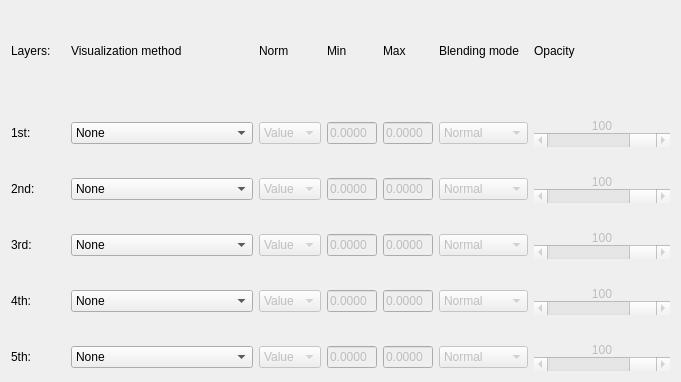
    <widget class="QWidget" name="gridLayoutWidget">
     <property name="geometry">
      <rect>
       <x>10</x>
       <y>220</y>
       <width>681</width>
       <height>382</height>
      </rect>
     </property>
     <layout class="QGridLayout" name="grid_layers" rowstretch="0,0,0,0,0,0" columnstretch="2,0,1,1,1,3,5" columnminimumwidth="2,0,1,1,1,3,5">
      <property name="sizeConstraint">
       <enum>QLayout::SetMinimumSize</enum>
      </property>
      <property name="horizontalSpacing">
       <number>6</number>
      </property>
      <property name="verticalSpacing">
       <number>28</number>
      </property>
      <item row="1" column="3">
       <widget class="QLineEdit" name="line1_min">
        <property name="enabled">
         <bool>false</bool>
        </property>
        <property name="sizePolicy">
         <sizepolicy hsizetype="Minimum" vsizetype="Fixed">
          <horstretch>0</horstretch>
          <verstretch>0</verstretch>
         </sizepolicy>
        </property>
        <property name="minimumSize">
         <size>
          <width>50</width>
          <height>0</height>
         </size>
        </property>
        <property name="text">
         <string>0.0000</string>
        </property>
        <property name="maxLength">
         <number>8</number>
        </property>
        <property name="placeholderText">
         <string>0.0</string>
        </property>
       </widget>
      </item>
      <item row="2" column="3">
       <widget class="QLineEdit" name="line2_min">
        <property name="enabled">
         <bool>false</bool>
        </property>
        <property name="sizePolicy">
         <sizepolicy hsizetype="Minimum" vsizetype="Fixed">
          <horstretch>0</horstretch>
          <verstretch>0</verstretch>
         </sizepolicy>
        </property>
        <property name="minimumSize">
         <size>
          <width>50</width>
          <height>0</height>
         </size>
        </property>
        <property name="text">
         <string>0.0000</string>
        </property>
        <property name="maxLength">
         <number>8</number>
        </property>
        <property name="frame">
         <bool>true</bool>
        </property>
       </widget>
      </item>
      <item row="1" column="0">
       <widget class="QLabel" name="label_55">
        <property name="text">
         <string>1st:</string>
        </property>
       </widget>
      </item>
      <item row="3" column="2">
       <widget class="QComboBox" name="combo3_norm">
        <property name="enabled">
         <bool>false</bool>
        </property>
        <item>
         <property name="text">
          <string>Value</string>
         </property>
        </item>
        <item>
         <property name="text">
          <string>Perc</string>
         </property>
        </item>
       </widget>
      </item>
      <item row="0" column="3">
       <widget class="QLabel" name="label_67">
        <property name="sizePolicy">
         <sizepolicy hsizetype="Preferred" vsizetype="Minimum">
          <horstretch>0</horstretch>
          <verstretch>0</verstretch>
         </sizepolicy>
        </property>
        <property name="minimumSize">
         <size>
          <width>0</width>
          <height>10</height>
         </size>
        </property>
        <property name="text">
         <string>Min</string>
        </property>
       </widget>
      </item>
      <item row="0" column="2">
       <widget class="QLabel" name="label_66">
        <property name="sizePolicy">
         <sizepolicy hsizetype="Preferred" vsizetype="Minimum">
          <horstretch>0</horstretch>
          <verstretch>0</verstretch>
         </sizepolicy>
        </property>
        <property name="minimumSize">
         <size>
          <width>0</width>
          <height>10</height>
         </size>
        </property>
        <property name="text">
         <string>Norm</string>
        </property>
       </widget>
      </item>
      <item row="4" column="2">
       <widget class="QComboBox" name="combo4_norm">
        <property name="enabled">
         <bool>false</bool>
        </property>
        <item>
         <property name="text">
          <string>Value</string>
         </property>
        </item>
        <item>
         <property name="text">
          <string>Perc</string>
         </property>
        </item>
       </widget>
      </item>
      <item row="5" column="5">
       <widget class="QComboBox" name="combo5_blend_mode">
        <property name="enabled">
         <bool>false</bool>
        </property>
        <item>
         <property name="text">
          <string>Normal</string>
         </property>
        </item>
        <item>
         <property name="text">
          <string>Multiply</string>
         </property>
        </item>
        <item>
         <property name="text">
          <string>Overlay</string>
         </property>
        </item>
        <item>
         <property name="text">
          <string>Luminosity</string>
         </property>
        </item>
        <item>
         <property name="text">
          <string>Screen</string>
         </property>
        </item>
       </widget>
      </item>
      <item row="5" column="6">
       <layout class="QVBoxLayout" name="verticalLayout_5">
        <item>
         <widget class="QLabel" name="label5_opacity">
          <property name="enabled">
           <bool>false</bool>
          </property>
          <property name="sizePolicy">
           <sizepolicy hsizetype="Preferred" vsizetype="Preferred">
            <horstretch>0</horstretch>
            <verstretch>0</verstretch>
           </sizepolicy>
          </property>
          <property name="text">
           <string>100</string>
          </property>
          <property name="alignment">
           <set>Qt::AlignCenter</set>
          </property>
         </widget>
        </item>
        <item>
         <widget class="QScrollBar" name="scroll5_opacity">
          <property name="enabled">
           <bool>false</bool>
          </property>
          <property name="maximum">
           <number>100</number>
          </property>
          <property name="pageStep">
           <number>0</number>
          </property>
          <property name="sliderPosition">
           <number>100</number>
          </property>
          <property name="orientation">
           <enum>Qt::Horizontal</enum>
          </property>
         </widget>
        </item>
       </layout>
      </item>
      <item row="1" column="1">
       <widget class="QComboBox" name="combo1_vis">
        <item>
         <property name="text">
          <string>None</string>
         </property>
        </item>
        <item>
         <property name="text">
          <string>Hillshade</string>
         </property>
        </item>
        <item>
         <property name="text">
          <string>Multiple directions hillshade</string>
         </property>
        </item>
        <item>
         <property name="text">
          <string>Slope gradient</string>
         </property>
        </item>
        <item>
         <property name="text">
          <string>Simple local relief model</string>
         </property>
        </item>
        <item>
         <property name="text">
          <string>Sky-View Factor</string>
         </property>
        </item>
        <item>
         <property name="text">
          <string>Anisotropic Sky-View Factor</string>
         </property>
        </item>
        <item>
         <property name="text">
          <string>Openness - Positive</string>
         </property>
        </item>
        <item>
         <property name="text">
          <string>Openness - Negative</string>
         </property>
        </item>
        <item>
         <property name="text">
          <string>Sky illumination</string>
         </property>
        </item>
        <item>
         <property name="text">
          <string>Local dominance</string>
         </property>
        </item>
       </widget>
      </item>
      <item row="0" column="0">
       <widget class="QLabel" name="label_60">
        <property name="sizePolicy">
         <sizepolicy hsizetype="Preferred" vsizetype="Minimum">
          <horstretch>0</horstretch>
          <verstretch>0</verstretch>
         </sizepolicy>
        </property>
        <property name="minimumSize">
         <size>
          <width>0</width>
          <height>10</height>
         </size>
        </property>
        <property name="text">
         <string>Layers:</string>
        </property>
       </widget>
      </item>
      <item row="4" column="3">
       <widget class="QLineEdit" name="line4_min">
        <property name="enabled">
         <bool>false</bool>
        </property>
        <property name="sizePolicy">
         <sizepolicy hsizetype="Minimum" vsizetype="Fixed">
          <horstretch>0</horstretch>
          <verstretch>0</verstretch>
         </sizepolicy>
        </property>
        <property name="minimumSize">
         <size>
          <width>50</width>
          <height>0</height>
         </size>
        </property>
        <property name="text">
         <string>0.0000</string>
        </property>
        <property name="maxLength">
         <number>8</number>
        </property>
       </widget>
      </item>
      <item row="5" column="0">
       <widget class="QLabel" name="label_59">
        <property name="text">
         <string>5th:</string>
        </property>
       </widget>
      </item>
      <item row="2" column="2">
       <widget class="QComboBox" name="combo2_norm">
        <property name="enabled">
         <bool>false</bool>
        </property>
        <item>
         <property name="text">
          <string>Value</string>
         </property>
        </item>
        <item>
         <property name="text">
          <string>Perc</string>
         </property>
        </item>
       </widget>
      </item>
      <item row="4" column="6">
       <layout class="QVBoxLayout" name="verticalLayout_4">
        <item>
         <widget class="QLabel" name="label4_opacity">
          <property name="enabled">
           <bool>false</bool>
          </property>
          <property name="sizePolicy">
           <sizepolicy hsizetype="Preferred" vsizetype="Preferred">
            <horstretch>0</horstretch>
            <verstretch>0</verstretch>
           </sizepolicy>
          </property>
          <property name="text">
           <string>100</string>
          </property>
          <property name="alignment">
           <set>Qt::AlignCenter</set>
          </property>
         </widget>
        </item>
        <item>
         <widget class="QScrollBar" name="scroll4_opacity">
          <property name="enabled">
           <bool>false</bool>
          </property>
          <property name="maximum">
           <number>100</number>
          </property>
          <property name="pageStep">
           <number>0</number>
          </property>
          <property name="sliderPosition">
           <number>100</number>
          </property>
          <property name="orientation">
           <enum>Qt::Horizontal</enum>
          </property>
         </widget>
        </item>
       </layout>
      </item>
      <item row="1" column="4">
       <widget class="QLineEdit" name="line1_max">
        <property name="enabled">
         <bool>false</bool>
        </property>
        <property name="sizePolicy">
         <sizepolicy hsizetype="Minimum" vsizetype="Fixed">
          <horstretch>0</horstretch>
          <verstretch>0</verstretch>
         </sizepolicy>
        </property>
        <property name="minimumSize">
         <size>
          <width>50</width>
          <height>0</height>
         </size>
        </property>
        <property name="text">
         <string>0.0000</string>
        </property>
        <property name="placeholderText">
         <string>0.0</string>
        </property>
       </widget>
      </item>
      <item row="5" column="2">
       <widget class="QComboBox" name="combo5_norm">
        <property name="enabled">
         <bool>false</bool>
        </property>
        <item>
         <property name="text">
          <string>Value</string>
         </property>
        </item>
        <item>
         <property name="text">
          <string>Perc</string>
         </property>
        </item>
       </widget>
      </item>
      <item row="1" column="6">
       <layout class="QVBoxLayout" name="verticalLayout">
        <item>
         <widget class="QLabel" name="label1_opacity">
          <property name="enabled">
           <bool>false</bool>
          </property>
          <property name="sizePolicy">
           <sizepolicy hsizetype="Preferred" vsizetype="Preferred">
            <horstretch>0</horstretch>
            <verstretch>0</verstretch>
           </sizepolicy>
          </property>
          <property name="text">
           <string>100</string>
          </property>
          <property name="alignment">
           <set>Qt::AlignCenter</set>
          </property>
         </widget>
        </item>
        <item>
         <widget class="QScrollBar" name="scroll1_opacity">
          <property name="enabled">
           <bool>false</bool>
          </property>
          <property name="maximum">
           <number>100</number>
          </property>
          <property name="pageStep">
           <number>0</number>
          </property>
          <property name="sliderPosition">
           <number>100</number>
          </property>
          <property name="orientation">
           <enum>Qt::Horizontal</enum>
          </property>
         </widget>
        </item>
       </layout>
      </item>
      <item row="3" column="4">
       <widget class="QLineEdit" name="line3_max">
        <property name="enabled">
         <bool>false</bool>
        </property>
        <property name="sizePolicy">
         <sizepolicy hsizetype="Minimum" vsizetype="Fixed">
          <horstretch>0</horstretch>
          <verstretch>0</verstretch>
         </sizepolicy>
        </property>
        <property name="minimumSize">
         <size>
          <width>50</width>
          <height>0</height>
         </size>
        </property>
        <property name="text">
         <string>0.0000</string>
        </property>
        <property name="maxLength">
         <number>8</number>
        </property>
       </widget>
      </item>
      <item row="2" column="4">
       <widget class="QLineEdit" name="line2_max">
        <property name="enabled">
         <bool>false</bool>
        </property>
        <property name="sizePolicy">
         <sizepolicy hsizetype="Minimum" vsizetype="Fixed">
          <horstretch>0</horstretch>
          <verstretch>0</verstretch>
         </sizepolicy>
        </property>
        <property name="minimumSize">
         <size>
          <width>50</width>
          <height>0</height>
         </size>
        </property>
        <property name="text">
         <string>0.0000</string>
        </property>
        <property name="maxLength">
         <number>8</number>
        </property>
       </widget>
      </item>
      <item row="2" column="6">
       <layout class="QVBoxLayout" name="verticalLayout_2">
        <item>
         <widget class="QLabel" name="label2_opacity">
          <property name="enabled">
           <bool>false</bool>
          </property>
          <property name="sizePolicy">
           <sizepolicy hsizetype="Preferred" vsizetype="Preferred">
            <horstretch>0</horstretch>
            <verstretch>0</verstretch>
           </sizepolicy>
          </property>
          <property name="text">
           <string>100</string>
          </property>
          <property name="alignment">
           <set>Qt::AlignCenter</set>
          </property>
         </widget>
        </item>
        <item>
         <widget class="QScrollBar" name="scroll2_opacity">
          <property name="enabled">
           <bool>false</bool>
          </property>
          <property name="maximum">
           <number>100</number>
          </property>
          <property name="pageStep">
           <number>0</number>
          </property>
          <property name="sliderPosition">
           <number>100</number>
          </property>
          <property name="orientation">
           <enum>Qt::Horizontal</enum>
          </property>
         </widget>
        </item>
       </layout>
      </item>
      <item row="5" column="3">
       <widget class="QLineEdit" name="line5_min">
        <property name="enabled">
         <bool>false</bool>
        </property>
        <property name="sizePolicy">
         <sizepolicy hsizetype="Minimum" vsizetype="Fixed">
          <horstretch>0</horstretch>
          <verstretch>0</verstretch>
         </sizepolicy>
        </property>
        <property name="minimumSize">
         <size>
          <width>50</width>
          <height>0</height>
         </size>
        </property>
        <property name="text">
         <string>0.0000</string>
        </property>
        <property name="maxLength">
         <number>8</number>
        </property>
       </widget>
      </item>
      <item row="2" column="0">
       <widget class="QLabel" name="label_56">
        <property name="text">
         <string>2nd:</string>
        </property>
       </widget>
      </item>
      <item row="2" column="1">
       <widget class="QComboBox" name="combo2_vis">
        <item>
         <property name="text">
          <string>None</string>
         </property>
        </item>
        <item>
         <property name="text">
          <string>Hillshade</string>
         </property>
        </item>
        <item>
         <property name="text">
          <string>Multiple directions hillshade</string>
         </property>
        </item>
        <item>
         <property name="text">
          <string>Slope gradient</string>
         </property>
        </item>
        <item>
         <property name="text">
          <string>Simple local relief model</string>
         </property>
        </item>
        <item>
         <property name="text">
          <string>Sky-View Factor</string>
         </property>
        </item>
        <item>
         <property name="text">
          <string>Anisotropic Sky-View Factor</string>
         </property>
        </item>
        <item>
         <property name="text">
          <string>Openness - Positive</string>
         </property>
        </item>
        <item>
         <property name="text">
          <string>Openness - Negative</string>
         </property>
        </item>
        <item>
         <property name="text">
          <string>Sky illumination</string>
         </property>
        </item>
        <item>
         <property name="text">
          <string>Local dominance</string>
         </property>
        </item>
       </widget>
      </item>
      <item row="3" column="0">
       <widget class="QLabel" name="label_57">
        <property name="text">
         <string>3rd:</string>
        </property>
       </widget>
      </item>
      <item row="1" column="5">
       <widget class="QComboBox" name="combo1_blend_mode">
        <property name="enabled">
         <bool>false</bool>
        </property>
        <item>
         <property name="text">
          <string>Normal</string>
         </property>
        </item>
        <item>
         <property name="text">
          <string>Multiply</string>
         </property>
        </item>
        <item>
         <property name="text">
          <string>Overlay</string>
         </property>
        </item>
        <item>
         <property name="text">
          <string>Luminosity</string>
         </property>
        </item>
        <item>
         <property name="text">
          <string>Screen</string>
         </property>
        </item>
       </widget>
      </item>
      <item row="4" column="0">
       <widget class="QLabel" name="label_58">
        <property name="text">
         <string>4th:</string>
        </property>
       </widget>
      </item>
      <item row="3" column="6">
       <layout class="QVBoxLayout" name="verticalLayout_3">
        <item>
         <widget class="QLabel" name="label3_opacity">
          <property name="enabled">
           <bool>false</bool>
          </property>
          <property name="sizePolicy">
           <sizepolicy hsizetype="Preferred" vsizetype="Preferred">
            <horstretch>0</horstretch>
            <verstretch>0</verstretch>
           </sizepolicy>
          </property>
          <property name="text">
           <string>100</string>
          </property>
          <property name="alignment">
           <set>Qt::AlignCenter</set>
          </property>
         </widget>
        </item>
        <item>
         <widget class="QScrollBar" name="scroll3_opacity">
          <property name="enabled">
           <bool>false</bool>
          </property>
          <property name="maximum">
           <number>100</number>
          </property>
          <property name="pageStep">
           <number>0</number>
          </property>
          <property name="sliderPosition">
           <number>100</number>
          </property>
          <property name="orientation">
           <enum>Qt::Horizontal</enum>
          </property>
         </widget>
        </item>
       </layout>
      </item>
      <item row="4" column="4">
       <widget class="QLineEdit" name="line4_max">
        <property name="enabled">
         <bool>false</bool>
        </property>
        <property name="sizePolicy">
         <sizepolicy hsizetype="Minimum" vsizetype="Fixed">
          <horstretch>0</horstretch>
          <verstretch>0</verstretch>
         </sizepolicy>
        </property>
        <property name="minimumSize">
         <size>
          <width>50</width>
          <height>0</height>
         </size>
        </property>
        <property name="text">
         <string>0.0000</string>
        </property>
        <property name="maxLength">
         <number>8</number>
        </property>
       </widget>
      </item>
      <item row="3" column="5">
       <widget class="QComboBox" name="combo3_blend_mode">
        <property name="enabled">
         <bool>false</bool>
        </property>
        <item>
         <property name="text">
          <string>Normal</string>
         </property>
        </item>
        <item>
         <property name="text">
          <string>Multiply</string>
         </property>
        </item>
        <item>
         <property name="text">
          <string>Overlay</string>
         </property>
        </item>
        <item>
         <property name="text">
          <string>Luminosity</string>
         </property>
        </item>
        <item>
         <property name="text">
          <string>Screen</string>
         </property>
        </item>
       </widget>
      </item>
      <item row="4" column="1">
       <widget class="QComboBox" name="combo4_vis">
        <item>
         <property name="text">
          <string>None</string>
         </property>
        </item>
        <item>
         <property name="text">
          <string>Hillshade</string>
         </property>
        </item>
        <item>
         <property name="text">
          <string>Multiple directions hillshade</string>
         </property>
        </item>
        <item>
         <property name="text">
          <string>Slope gradient</string>
         </property>
        </item>
        <item>
         <property name="text">
          <string>Simple local relief model</string>
         </property>
        </item>
        <item>
         <property name="text">
          <string>Sky-View Factor</string>
         </property>
        </item>
        <item>
         <property name="text">
          <string>Anisotropic Sky-View Factor</string>
         </property>
        </item>
        <item>
         <property name="text">
          <string>Openness - Positive</string>
         </property>
        </item>
        <item>
         <property name="text">
          <string>Openness - Negative</string>
         </property>
        </item>
        <item>
         <property name="text">
          <string>Sky illumination</string>
         </property>
        </item>
        <item>
         <property name="text">
          <string>Local dominance</string>
         </property>
        </item>
       </widget>
      </item>
      <item row="1" column="2">
       <widget class="QComboBox" name="combo1_norm">
        <property name="enabled">
         <bool>false</bool>
        </property>
        <item>
         <property name="text">
          <string>Value</string>
         </property>
        </item>
        <item>
         <property name="text">
          <string>Perc</string>
         </property>
        </item>
       </widget>
      </item>
      <item row="4" column="5">
       <widget class="QComboBox" name="combo4_blend_mode">
        <property name="enabled">
         <bool>false</bool>
        </property>
        <item>
         <property name="text">
          <string>Normal</string>
         </property>
        </item>
        <item>
         <property name="text">
          <string>Multiply</string>
         </property>
        </item>
        <item>
         <property name="text">
          <string>Overlay</string>
         </property>
        </item>
        <item>
         <property name="text">
          <string>Luminosity</string>
         </property>
        </item>
        <item>
         <property name="text">
          <string>Screen</string>
         </property>
        </item>
       </widget>
      </item>
      <item row="2" column="5">
       <widget class="QComboBox" name="combo2_blend_mode">
        <property name="enabled">
         <bool>false</bool>
        </property>
        <item>
         <property name="text">
          <string>Normal</string>
         </property>
        </item>
        <item>
         <property name="text">
          <string>Multiply</string>
         </property>
        </item>
        <item>
         <property name="text">
          <string>Overlay</string>
         </property>
        </item>
        <item>
         <property name="text">
          <string>Luminosity</string>
         </property>
        </item>
        <item>
         <property name="text">
          <string>Screen</string>
         </property>
        </item>
       </widget>
      </item>
      <item row="5" column="1">
       <widget class="QComboBox" name="combo5_vis">
        <item>
         <property name="text">
          <string>None</string>
         </property>
        </item>
        <item>
         <property name="text">
          <string>Hillshade</string>
         </property>
        </item>
        <item>
         <property name="text">
          <string>Multiple directions hillshade</string>
         </property>
        </item>
        <item>
         <property name="text">
          <string>Slope gradient</string>
         </property>
        </item>
        <item>
         <property name="text">
          <string>Simple local relief model</string>
         </property>
        </item>
        <item>
         <property name="text">
          <string>Sky-View Factor</string>
         </property>
        </item>
        <item>
         <property name="text">
          <string>Anisotropic Sky-View Factor</string>
         </property>
        </item>
        <item>
         <property name="text">
          <string>Openness - Positive</string>
         </property>
        </item>
        <item>
         <property name="text">
          <string>Openness - Negative</string>
         </property>
        </item>
        <item>
         <property name="text">
          <string>Sky illumination</string>
         </property>
        </item>
        <item>
         <property name="text">
          <string>Local dominance</string>
         </property>
        </item>
       </widget>
      </item>
      <item row="3" column="1">
       <widget class="QComboBox" name="combo3_vis">
        <item>
         <property name="text">
          <string>None</string>
         </property>
        </item>
        <item>
         <property name="text">
          <string>Hillshade</string>
         </property>
        </item>
        <item>
         <property name="text">
          <string>Multiple directions hillshade</string>
         </property>
        </item>
        <item>
         <property name="text">
          <string>Slope gradient</string>
         </property>
        </item>
        <item>
         <property name="text">
          <string>Simple local relief model</string>
         </property>
        </item>
        <item>
         <property name="text">
          <string>Sky-View Factor</string>
         </property>
        </item>
        <item>
         <property name="text">
          <string>Anisotropic Sky-View Factor</string>
         </property>
        </item>
        <item>
         <property name="text">
          <string>Openness - Positive</string>
         </property>
        </item>
        <item>
         <property name="text">
          <string>Openness - Negative</string>
         </property>
        </item>
        <item>
         <property name="text">
          <string>Sky illumination</string>
         </property>
        </item>
        <item>
         <property name="text">
          <string>Local dominance</string>
         </property>
        </item>
       </widget>
      </item>
      <item row="0" column="1">
       <widget class="QLabel" name="label_65">
        <property name="sizePolicy">
         <sizepolicy hsizetype="Preferred" vsizetype="Minimum">
          <horstretch>0</horstretch>
          <verstretch>0</verstretch>
         </sizepolicy>
        </property>
        <property name="minimumSize">
         <size>
          <width>0</width>
          <height>10</height>
         </size>
        </property>
        <property name="text">
         <string>Visualization method</string>
        </property>
       </widget>
      </item>
      <item row="0" column="4">
       <widget class="QLabel" name="label_68">
        <property name="sizePolicy">
         <sizepolicy hsizetype="Preferred" vsizetype="Minimum">
          <horstretch>0</horstretch>
          <verstretch>0</verstretch>
         </sizepolicy>
        </property>
        <property name="minimumSize">
         <size>
          <width>0</width>
          <height>10</height>
         </size>
        </property>
        <property name="text">
         <string>Max</string>
        </property>
       </widget>
      </item>
      <item row="3" column="3">
       <widget class="QLineEdit" name="line3_min">
        <property name="enabled">
         <bool>false</bool>
        </property>
        <property name="sizePolicy">
         <sizepolicy hsizetype="Minimum" vsizetype="Fixed">
          <horstretch>0</horstretch>
          <verstretch>0</verstretch>
         </sizepolicy>
        </property>
        <property name="minimumSize">
         <size>
          <width>50</width>
          <height>0</height>
         </size>
        </property>
        <property name="text">
         <string>0.0000</string>
        </property>
        <property name="maxLength">
         <number>8</number>
        </property>
       </widget>
      </item>
      <item row="5" column="4">
       <widget class="QLineEdit" name="line5_max">
        <property name="enabled">
         <bool>false</bool>
        </property>
        <property name="sizePolicy">
         <sizepolicy hsizetype="Minimum" vsizetype="Fixed">
          <horstretch>0</horstretch>
          <verstretch>0</verstretch>
         </sizepolicy>
        </property>
        <property name="minimumSize">
         <size>
          <width>50</width>
          <height>0</height>
         </size>
        </property>
        <property name="text">
         <string>0.0000</string>
        </property>
        <property name="maxLength">
         <number>8</number>
        </property>
       </widget>
      </item>
      <item row="0" column="5">
       <widget class="QLabel" name="label_69">
        <property name="sizePolicy">
         <sizepolicy hsizetype="Preferred" vsizetype="Minimum">
          <horstretch>0</horstretch>
          <verstretch>0</verstretch>
         </sizepolicy>
        </property>
        <property name="minimumSize">
         <size>
          <width>0</width>
          <height>10</height>
         </size>
        </property>
        <property name="text">
         <string>Blending mode</string>
        </property>
       </widget>
      </item>
      <item row="0" column="6">
       <widget class="QLabel" name="label_70">
        <property name="sizePolicy">
         <sizepolicy hsizetype="Preferred" vsizetype="Minimum">
          <horstretch>0</horstretch>
          <verstretch>0</verstretch>
         </sizepolicy>
        </property>
        <property name="minimumSize">
         <size>
          <width>0</width>
          <height>10</height>
         </size>
        </property>
        <property name="text">
         <string>Opacity</string>
        </property>
       </widget>
      </item>
     </layout>
    </widget>
